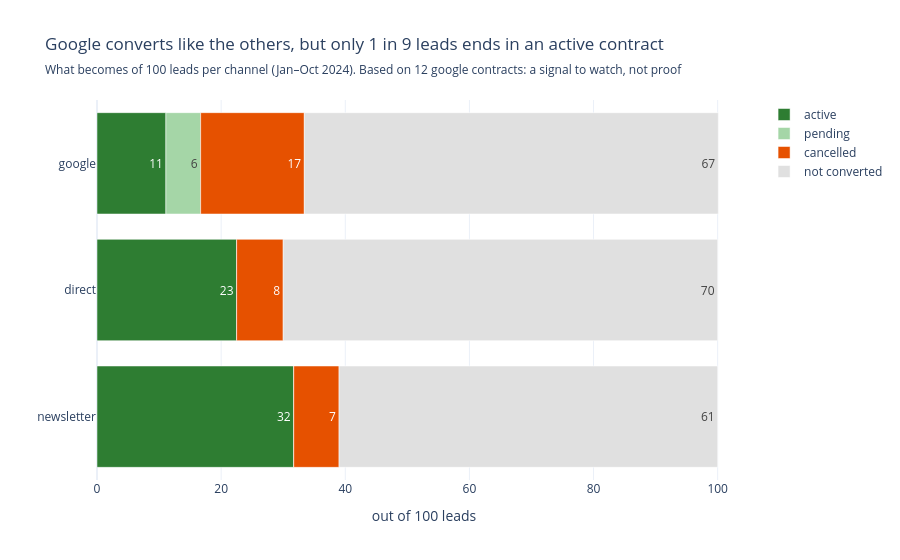

Here is the notebook cell this chart was saved with:
### Code cell
known = per_100_leads[per_100_leads["channel"] != "unknown"]
outcomes = known.melt(
    id_vars="channel",
    value_vars=["active", "pending", "cancelled", "not_converted"],
    var_name="outcome",
    value_name="per_100_leads",
)
outcomes["outcome"] = outcomes["outcome"].str.replace("_", " ")

fig = px.bar(
    outcomes,
    x="per_100_leads",
    y="channel",
    color="outcome",
    orientation="h",
    text_auto=".0f",
    category_orders={"channel": list(known["channel"])},
    color_discrete_map={
        "active": "#2e7d32",
        "pending": "#a5d6a7",
        "cancelled": "#e65100",
        "not converted": "#e0e0e0",
    },
    title="Google converts like the others, but only 1 in 9 leads ends in an active contract",
    labels={"per_100_leads": "out of 100 leads", "channel": "", "outcome": ""},
)
fig.update_layout(
    title_subtitle_text=(
        "What becomes of 100 leads per channel (Jan–Oct 2024). Based on 12 google contracts: "
        "a signal to watch, not proof"
    ),
    margin_t=100,
)
fig.update_yaxes(autorange="reversed")
fig.show()

### Figure 1 — Plotly figure (JSON) as saved in the notebook; plotly's stock layout.template omitted (floating-point values rounded to 4 significant figures)
{"data": [{"hovertemplate": "=%{y}<br>out of 100 leads=%{x}<extra></extra>", "legendgroup": "active", "marker": {"color": "#2e7d32", "pattern": {"shape": ""}}, "name": "active", "orientation": "h", "showlegend": true, "textposition": "auto", "texttemplate": "%{x:.0f}", "type": "bar", "x": [31.7, 22.5, 11.1], "xaxis": "x", "y": ["newsletter", "direct", "google"], "yaxis": "y"}, {"hovertemplate": "=%{y}<br>out of 100 leads=%{x}<extra></extra>", "legendgroup": "pending", "marker": {"color": "#a5d6a7", "pattern": {"shape": ""}}, "name": "pending", "orientation": "h", "showlegend": true, "textposition": "auto", "texttemplate": "%{x:.0f}", "type": "bar", "x": [0.0, 0.0, 5.6], "xaxis": "x", "y": ["newsletter", "direct", "google"], "yaxis": "y"}, {"hovertemplate": "=%{y}<br>out of 100 leads=%{x}<extra></extra>", "legendgroup": "cancelled", "marker": {"color": "#e65100", "pattern": {"shape": ""}}, "name": "cancelled", "orientation": "h", "showlegend": true, "textposition": "auto", "texttemplate": "%{x:.0f}", "type": "bar", "x": [7.3, 7.5, 16.7], "xaxis": "x", "y": ["newsletter", "direct", "google"], "yaxis": "y"}, {"hovertemplate": "=%{y}<br>out of 100 leads=%{x}<extra></extra>", "legendgroup": "not converted", "marker": {"color": "#e0e0e0", "pattern": {"shape": ""}}, "name": "not converted", "orientation": "h", "showlegend": true, "textposition": "auto", "texttemplate": "%{x:.0f}", "type": "bar", "x": [61.0, 70.0, 66.7], "xaxis": "x", "y": ["newsletter", "direct", "google"], "yaxis": "y"}], "layout": {"barmode": "relative", "legend": {"title": {"text": ""}, "tracegroupgap": 0}, "margin": {"t": 100}, "title": {"subtitle": {"text": "What becomes of 100 leads per channel (Jan–Oct 2024). Based on 12 google contracts: a signal to watch, not proof"}, "text": "Google converts like the others, but only 1 in 9 leads ends in an active contract"}, "xaxis": {"anchor": "y", "domain": [0.0, 1.0], "title": {"text": "out of 100 leads"}}, "yaxis": {"anchor": "x", "autorange": "reversed", "categoryarray": ["google", "direct", "newsletter"], "categoryorder": "array", "domain": [0.0, 1.0], "title": {"text": ""}}}}
